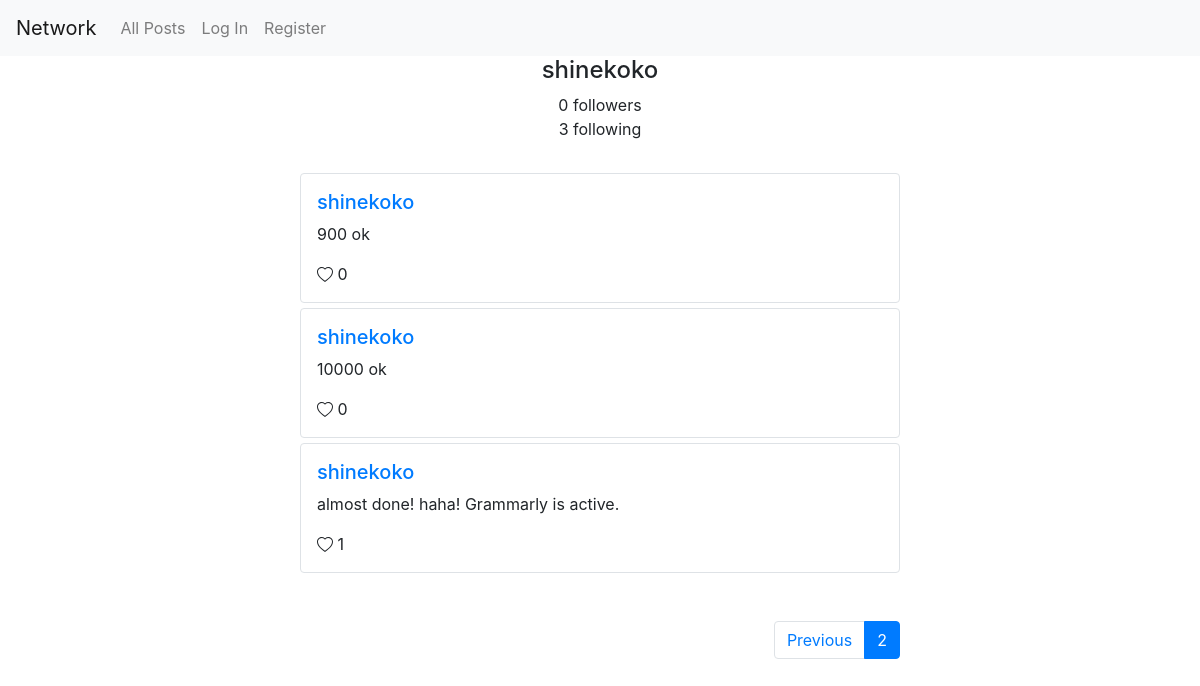
Page /profile/4?page=2 on the earlier database version.
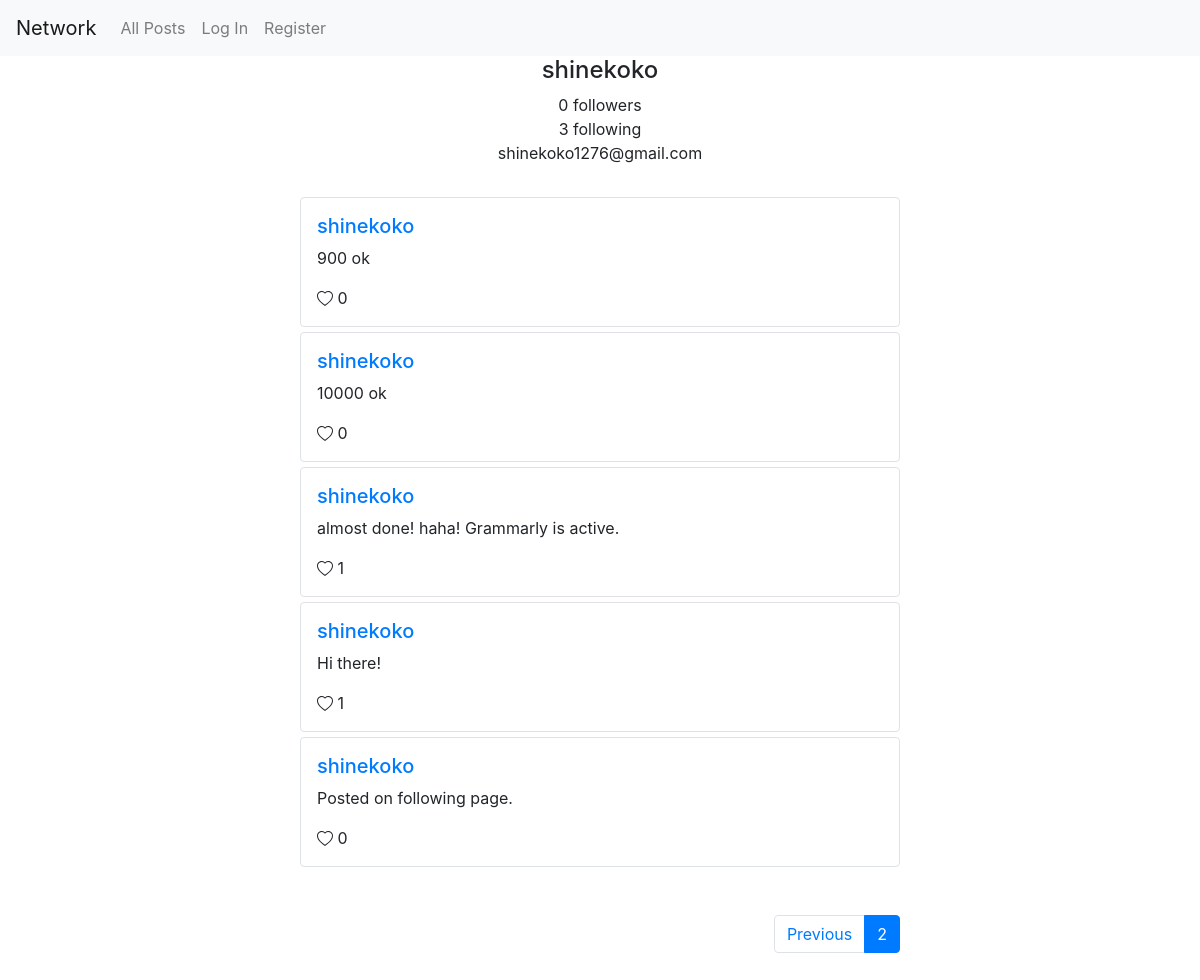
Same page on the later database version.
### network/models.py (models this page shows, shortened)
class User(AbstractUser):
    pass

class Post(models.Model):
    post_user = models.ForeignKey(settings.AUTH_USER_MODEL,
                                  on_delete=models.CASCADE,
                                  related_name='user_posts')
    date_posted = models.DateTimeField(null=False, auto_now_add=True)
    content = models.TextField(null=False, blank=False)
    @property
    def liked(self):
        return [like.liked_user for like in self.liked_users.all()]

class Like(models.Model):
    liked_user = models.ForeignKey(settings.AUTH_USER_MODEL,
                                   on_delete=models.CASCADE,
                                   related_name='liked_posts')
    liked_post = models.ForeignKey(Post,
                                   on_delete=models.CASCADE,
                                   related_name='liked_users')

### network/views.py (the view)
# urls.py: path("profile/<int:user_id>", views.profile, name="profile"),
def profile(request, user_id):
    user = User.objects.get(pk=user_id)
    posts = user.user_posts.all()
    p = Paginator(posts, 10)
    page_number = request.GET.get('page')
    page_obj = p.get_page(page_number)
    return render(request, 'network/profile.html', {
        "user_id": user_id,
        "name": user.username,
        "email": user.email,
        "is_following": request.user.id in [follower.following_user.id for follower in user.followers.all()],
        "followers": [follower.following_user.username for follower in user.followers.all()],
        "following": [following.followed_user.username for following in user.followed_users.all()],
        "page_obj" : page_obj})

### network/templates/network/profile.html (shortened to what this page needs)
{% extends "network/layout.html" %}
{% load static %}
{% block body %}
    <div id="profile-div" class="container profile">
        <div class="name"><h4 id="name">{{ name }}</h4></div>
        <div class="no-of-follower"><span id="no-of-follower">{{ followers|length }} followers</span></div>
        <div class="no-of-following"><span id="no-of-following">{{ following|length }} following</span></div>
        <div class="email"><span id="email">{{ email }}</span></div>
    </div>
    <section id="main_page">
      {% for post in page_obj.object_list %}
      <div class="container border rounded post">
          <div class="username"><h5><a href="{% url 'profile' post.post_user.id %}">{{ post.post_user.username }}</a></h5></div>
          <div class="content" id="post-{{ post.id }}"><p id="content-{{ post.id }}">{{ post.content }}</p></div>
          <div class="like">
          {% if user not in post.liked %}
            <svg id="like-icon-{{ post.id }}" onclick="like_post({{ post.id }})" width="1em" height="1em" viewBox="0 0 16 16" class="bi bi-heart" fill="currentColor" xmlns="http://www.w3.org/2000/svg">
              <path fill-rule="evenodd" d="M8 2.748l-.717-.737C5.6.281 2.514.878 1.4 3.053c-.523 1.023-.641 2.5.314 4.385.92 1.815 2.834
              3.989 6.286 6.357 3.452-2.368 5.365-4.542 6.286-6.357.955-1.886.838-3.362.314-4.385C13.486.878 10.4.28 8.717 2.01L8 2.748zM8
              15C-7.333 4.868 3.279-3.04 7.824 1.143c.06.055.119.112.176.171a3.12 3.12 0 0 1 .176-.17C12.72-3.042 23.333 4.867 8 15z"/>
            </svg>
            <span id="post-{{ post.id }}-like" class="like-count">{{ post.liked_users.all|length }}</span>
          {% endif %}
          </div>
      </div>
      {% endfor %}
  </section>
  <div class="paginator text-right container">
    <nav aria-label="paginator">
      <ul class="pagination">
      {% if page_obj.has_previous %}
        <li class="page-item">
          <a class="page-link" href="?page={{ page_obj.previous_page_number }}" tabindex="-1" aria-disabled="true">Previous</a>
        </li>
      {% endif %}
        <li class="page-item active" aria-current="page">
          <a class="page-link" href="#">{{ page_obj.number }}<span class="sr-only">(current)</span></a>
        </li>
      </ul>
    </nav>
  </div>
{% endblock %}

### network/templates/network/layout.html (shortened to what this page needs)
{% load static %}
<!DOCTYPE html>
<html lang="en">
    <head>
        <link rel="stylesheet" href="https://stackpath.bootstrapcdn.com/bootstrap/4.4.1/css/bootstrap.min.css">
        <link href="{% static 'network/styles.css' %}" rel="stylesheet">
    </head>
    <body>
        <nav class="navbar navbar-expand-lg navbar-light bg-light">
            <a class="navbar-brand" href="#">Network</a>
            <div>
              <ul class="navbar-nav mr-auto">
                <li class="nav-item">
                  <a class="nav-link" href="{% url 'index' %}">All Posts</a>
                </li>
                {% if user.is_authenticated %}
                    <li class="nav-item">
                        <a id="following" class="nav-link" href="{% url 'following' %}">Following</a>
                    </li>
                    <li class="nav-item">
                        <a class="nav-link" href="{% url 'logout' %}">Log Out</a>
                    </li>
                {% else %}
                    <li class="nav-item">
                        <a class="nav-link" href="{% url 'login' %}">Log In</a>
                    </li>
                    <li class="nav-item">
                        <a class="nav-link" href="{% url 'register' %}">Register</a>
                    </li>
                {% endif %}
              </ul>
            </div>
          </nav>
        <div class="body">
            {% block body %}
            {% endblock %}
        </div>
    </body>
</html>

### network/static/network/styles.css (style rules this page uses)
.bi-heart,.bi-heart-fill { cursor: pointer; }
#main_page { display: grid; row-gap: 5px; padding: 2em 0em; }
.post { padding: 1em; width: 50%; }
.paginator > nav { display: inline-block; }
.paginator { padding: 1em 0em; width: 50%; }
.profile { text-align: center; }

Differences in the rows shown:
changed User "shinekoko": email (not shown) → "shinekoko1276@gmail.com"
added Post: post_user.username "shinekoko", content "Hi there!", liked_users.all|length "1"
added Post: post_user.username "shinekoko", content "Posted on following page.", liked_users.all|length "0"
